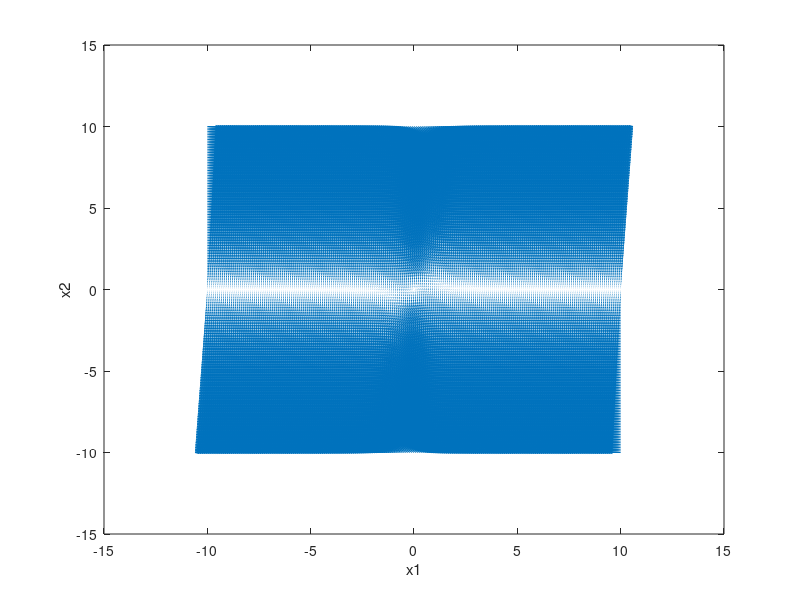

Source code (MATLAB):
clear; clc; close all

% There are three equilibrium points
% (0,2*sqrt(2)), (0,-2*sqrt(2)), and (-2,0)

% f1 = @(x1,x2) x1.^3 - x2.^2 + 8;
% f2 = @(x1,x2) x1.*x2;

% The equilibrium point is (x1,x2) = (0,0)
f1 = @(x1,x2) -x1./(1+x1.^2).^2 + x2;
f2 = @(x1,x2) -(x1+x2)./(1+x1.^2).^2;
[x1,x2] = meshgrid(-10:0.1:10, -10:0.1:10);
quiver(x1,x2,f1(x1,x2),f2(x1,x2),6)
xlabel('x1')
ylabel('x2')

A = @(x1e, x2e) [3*x1e^2 -2*x2e; x2e x1e];
eig(A(0,2*sqrt(2)))
eig(A(0,-2*sqrt(2)))
eig(A(-2,0))